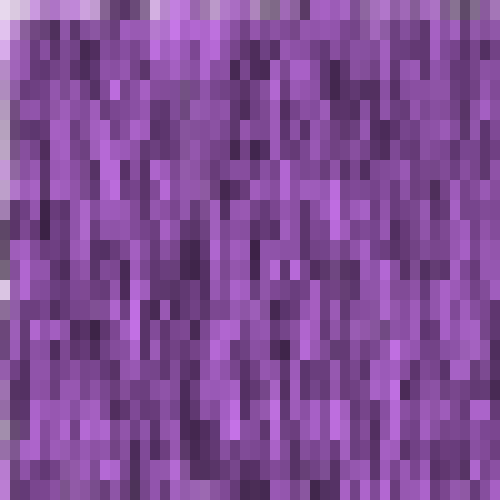
Frame 1 (no input)
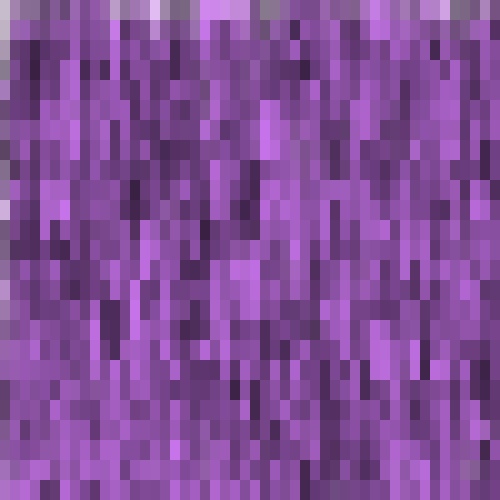
Frame 60 (the mouse pressed at the canvas centre just before this capture)
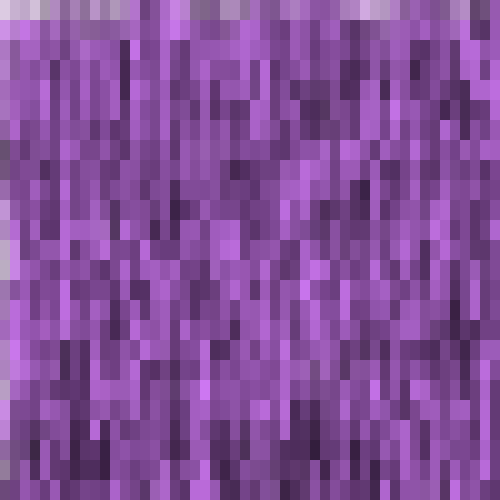
Frame 120 (the mouse held since frame 60 and released just before this capture)

The Processing sketch that drew these frames (run headless with seeded random() and noise(); from frame 60 on, the mouse is pressed at the canvas centre):

// Processing sketch: processing_167696
// ── processing_167696.pde

int x = 0;
int y = 0;
void setup(){
  size(500,500);
  frameRate(7);
  colorMode(HSB);
}
void draw(){
  background(255);
  noStroke();
        
  for (x = 0; x < height+1; x=x+10){
    for(y = 0; y < width+1; y=y+20){
  fill(200,130,random(50,250),random(10,200)); 
rect(x,y,30,60);
  
    }
    
  } 
     
}
